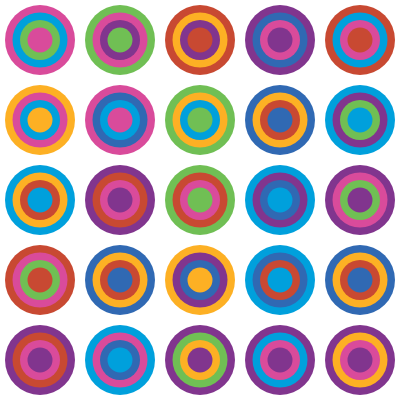
Frame 1 (no input)
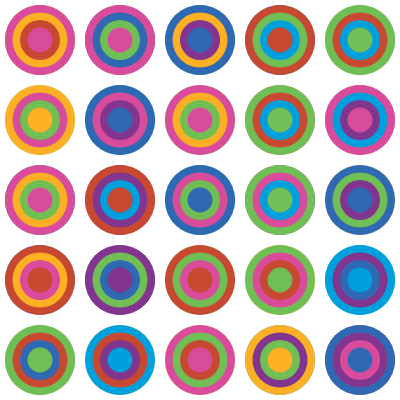
Frame 2 (the mouse pressed at the canvas centre, redrawn once)

The p5.js sketch that drew these frames (run headless with seeded random() and noise() and a simulated clock; the mouse was pressed at the canvas centre and the sketch redrawn once):

// p5.js sketch
// ── sketch.js
var colours = ["#81358E",
         "#00A0DC",
         "#FDB024",
         "#C84932",
         "#70BF54",
         "#D94B9B",
		 "#3069B3"];
var colours_tmp = [];		

function setup() {
	createCanvas(400, 400);
	}

function draw() {

// ciclo di for per creare un reticolato di moduli
	
	for (x = 40; x < 400; x += 80) {
    for (y = 40; y < 400; y += 80){
    
		modulo();
    }
    noLoop()
	}
  }
function modulo(){

// sistema per controllare la casualità dei colori in modo da non avere due colori uguali ravvicinati
	
	arrayCopy(colours, colours_tmp)
		
		colour1 = random(colours_tmp);
		var index1 = colours_tmp.indexOf(colour1);
		colours_tmp.splice(index1, 1);
		
		colour2 = random(colours_tmp);
		var index2 = colours_tmp.indexOf(colour2);
		colours_tmp.splice(index2, 1);
		
		colour3 = random(colours_tmp);
		var index3 = colours_tmp.indexOf(colour3);
		colours_tmp.splice(index3, 1);

// logo creation
	
	noStroke();
	fill(colour1);
	ellipse(x, y, 70, 70);
	fill(colour2);
	ellipse(x, y, 55, 55);
	fill(colour3);
	ellipse(x, y, 40, 40);
	fill(colour1);
	ellipse(x, y, 25, 25);
	
	}	

// funzioni che riaprono il loop della funzione con consequente ri-generazione dei loghi
	
function mousePressed() {
	background(255);
	loop();	
}

function mouseReleased() {
  noLoop();
}

// altra piccola possibilità di interazione con il programma che rigenera i loghi

function mouseWheel() {
background(255);
	loop();
  noLoop();
}
